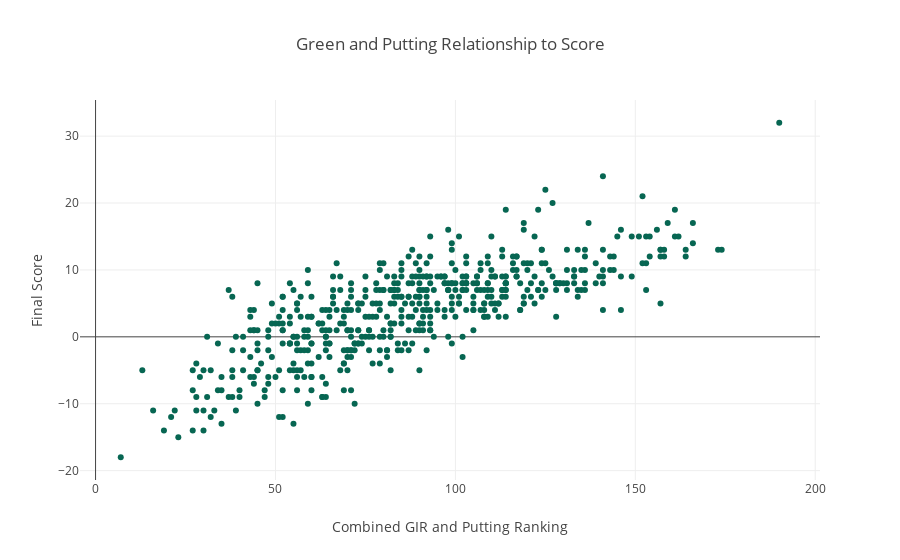

The cell this chart's notebook holds for it:
### Code cell
putt_gir_trace = {'type': 'scatter',
                 'x': gir_putt['gir+putt Ranking'],
                 'y': gir_putt['Score'],
                 'mode': 'markers',
                 'marker': {'color': '#076652'},
                 'text': gir_putt['text'],
                 'hoverinfo': ['text']}

layout = {'title': 'Green and Putting Relationship to Score',
         'xaxis': {'title': 'Combined GIR and Putting Ranking'},
         'yaxis': {'title': 'Final Score'},
         'hovermode': 'closest'}

putt_gir = {'data': [putt_gir_trace], 'layout': layout}
pyo.iplot(putt_gir)

### Figure 1 — Plotly figure (JSON) as saved in the notebook; plotly's stock layout.template omitted (floating-point values rounded to 4 significant figures; data arrays with more than 128 entries replaced by an {"elided": "..."} marker saying what was removed)
{"data": [{"hoverinfo": ["text"], "marker": {"color": "#076652"}, "mode": "markers", "text": {"elided": "550 str values"}, "type": "scatter", "uid": "a8ad5e66-9665-4e6f-9270-67569883272a", "x": {"elided": "550 int values"}, "y": {"elided": "550 int values"}}], "layout": {"hovermode": "closest", "title": {"text": "Green and Putting Relationship to Score"}, "xaxis": {"title": {"text": "Combined GIR and Putting Ranking"}}, "yaxis": {"title": {"text": "Final Score"}}}}
